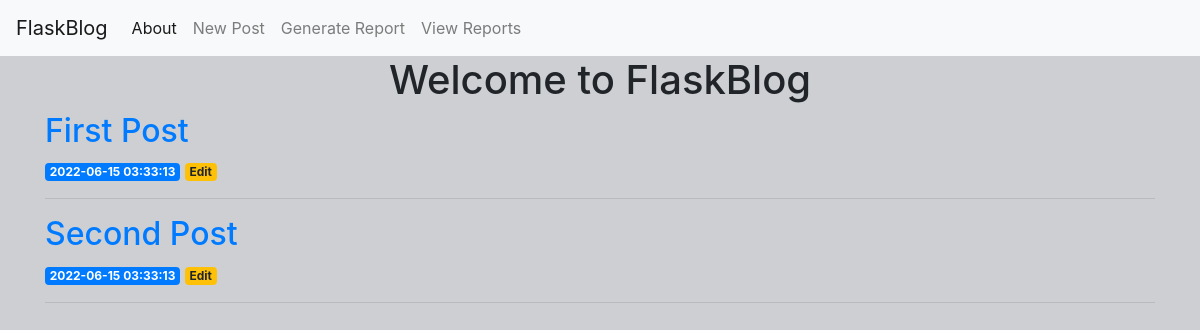
The page / on the database its author committed.
### tables this page shows
CREATE TABLE posts (
    id INTEGER PRIMARY KEY AUTOINCREMENT,
    created TIMESTAMP NOT NULL DEFAULT CURRENT_TIMESTAMP,
    title TEXT NOT NULL,
    content TEXT NOT NULL
);

### app.py (the view)
@app.route(prefix + '/')
def index():
    conn = get_db_connection()
    posts = conn.execute('SELECT * FROM posts').fetchall()
    conn.close()
    return render_template('index.html', posts=posts)

### app.py (called while the page is built)
def get_db_connection():
    conn = sqlite3.connect('database.db')
    conn.row_factory = sqlite3.Row
    return conn

### templates/index.html
{% extends 'base.html' %}
{% block content %}
    <h1 class="text-center">{% block title %} Welcome to FlaskBlog {% endblock %}</h1>
    {% for post in posts %}
        <a href="{{ url_for('post', post_id=post['id']) }}">
            <h2>{{ post['title'] }}</h2>
        </a>
        <span class="badge badge-primary">{{ post['created'] }}</span>
        <a href="{{ url_for('edit', id=post['id']) }}">
            <span class="badge badge-warning">Edit</span>
        </a>
        <hr>
    {% endfor %}
{% endblock %}

### rows shown on the page
posts: title "First Post", created "2022-06-15 03:33:13"
posts: title "Second Post", created "2022-06-15 03:33:13"
